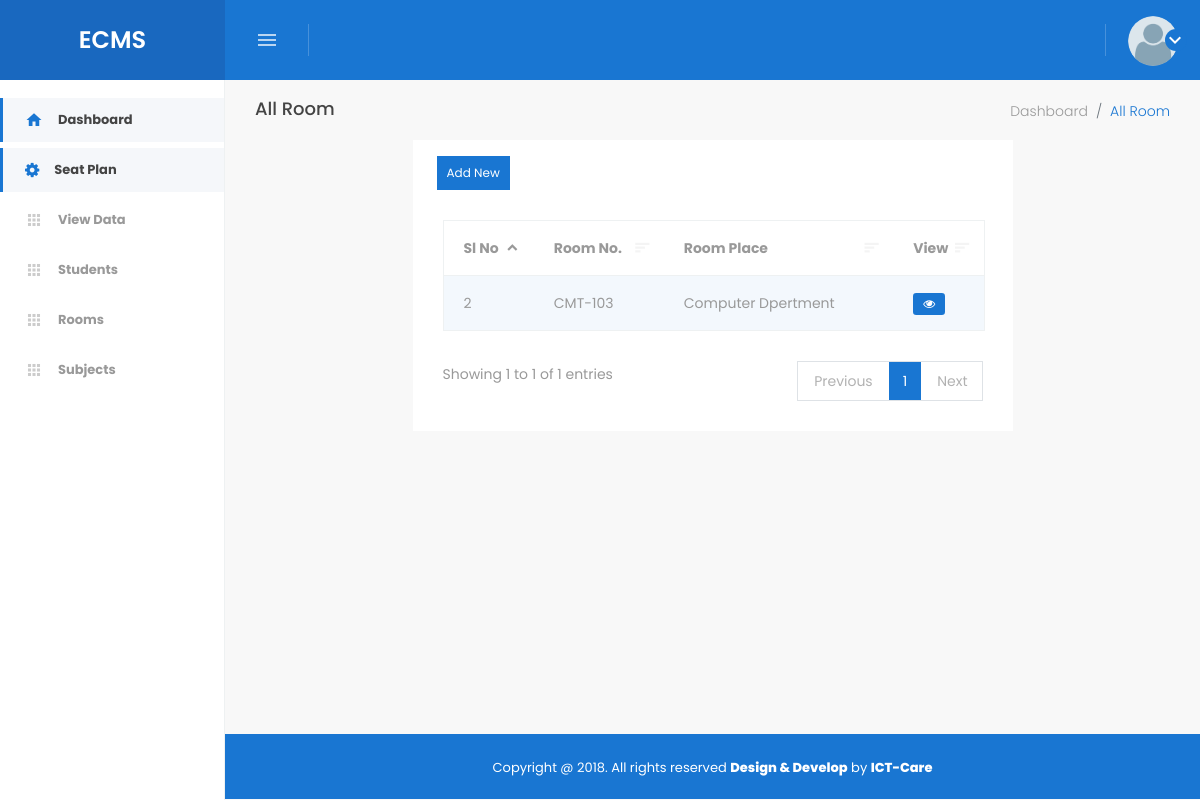
/index.php?page=room (signed in), run on the app's committed database.
### tables this page shows
CREATE TABLE `room` (
  `id` int(11) NOT NULL,
  `room_no` varchar(15) NOT NULL,
  `room_place` varchar(255) NOT NULL,
  `total_seat` int(22) NOT NULL,
  `created_at` timestamp NOT NULL DEFAULT CURRENT_TIMESTAMP,
  `updated_at` timestamp NOT NULL DEFAULT CURRENT_TIMESTAMP ON UPDATE CURRENT_TIMESTAMP,
  `deleted_at` timestamp NULL DEFAULT '0000-00-00 00:00:00'
);

### app/init.php (called while the page is built, shortened)
<?php
require_once 'Database/connection.php';
require_once 'classes/Object.php';
require_once 'classes/Room.php';
global $pdo;
$roomsO = new Rooms($pdo);
?>

### app/classes/Room.php (called while the page is built, shortened)
<?php
class Rooms extends Objects {
	function __construct($pdo) {
		$this->pdo = $pdo;
	}
}
?>

### app/classes/Object.php (called while the page is built, shortened)
<?php
class Objects {
	protected $pdo;
	function __construct($pdo) {
		$this->pdo = $pdo;
	}
	public function all($table) {
		$stmt = $this->pdo->prepare("SELECT * FROM " . $table . "");
		$stmt->execute();
		return $stmt->fetchAll(PDO::FETCH_OBJ);
	}
}
?>

### public/pages/room.php (the view)
<?php $rooms = $roomsO->all('room'); ?>
<main class="main-wrapper clearfix">
    <div class="container-fluid">
        <div class="row page-title clearfix">
            <div class="page-title-left">
                <h6 class="page-title-heading mr-0 mr-r-5">All Room</h6>
			</div>
            <div class="page-title-right d-none d-sm-inline-flex">
                <ol class="breadcrumb">
                    <li class="breadcrumb-item"><a href="#">Dashboard</a>
					</li>
                    <li class="breadcrumb-item active">All Room</li>
				</ol>
			</div>
		</div>
	</div>
    <div class="container-fluid">
        <div class="widget-list">
            <div class="row">
                <div class="col-md-8 offset-md-2 widget-holder">
                    <div class="widget-bg">
						<button class="btn btn-primary btn-sm rounded-0 mt-3 ml-4">Add New</button>
                        <div class="widget-body clearfix mt-0 pt-0">
							<table class="table table-striped mt-0" data-toggle="datatables" data-plugin-options='{"searching": false}'>
								<thead>
									<tr>
										<th>Sl No</th>
										<th>Room No.</th>
                                        <th>Room Place</th>
										<th>View</th>
									</tr>
								</thead>
								<tbody>
									<?php foreach ($rooms as $room): ?>
									<tr>
										<td><?php echo $room->id; ?></td>
										<td><?php echo $room->room_no; ?></td>
                                        <td><?php echo $room->room_place; ?></td>
										<td><a href="index.php?page=seats&room_no=rmn_cmt130" class="btn btn-sm btn-primary"><i class="fa fa-eye"></i></a></td>
									</tr>
									<?php endforeach ?>
								</tbody>
							</table>
						</div>
					</div>
				</div>
			</div>
		</div>
	</div>
</main>
</div>

### assets/css/pace.css (style rules this page uses)
body:after { content: ""; position: fixed; top: 0; right: 0; bottom: 0; left: 0; z-index: 99; background: #fff; }
body.pace-done:after { display: none; }

### data on the page
room: id "2", room_no "CMT-103", room_place "Computer Dpertment"
